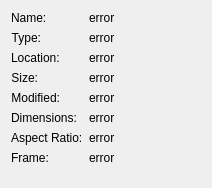
<?xml version="1.0" encoding="UTF-8"?>
<ui version="4.0">
 <class>QVInfoDialog</class>
 <widget class="QDialog" name="QVInfoDialog">
  <property name="geometry">
   <rect>
    <x>0</x>
    <y>0</y>
    <width>212</width>
    <height>188</height>
   </rect>
  </property>
  <property name="sizePolicy">
   <sizepolicy hsizetype="Fixed" vsizetype="Fixed">
    <horstretch>0</horstretch>
    <verstretch>0</verstretch>
   </sizepolicy>
  </property>
  <property name="windowTitle">
   <string>File Info</string>
  </property>
  <layout class="QFormLayout" name="formLayout">
   <item row="0" column="0">
    <widget class="QLabel" name="label">
     <property name="text">
      <string>Name:</string>
     </property>
    </widget>
   </item>
   <item row="0" column="1">
    <widget class="QLabel" name="nameLabel">
     <property name="cursor">
      <cursorShape>IBeamCursor</cursorShape>
     </property>
     <property name="text">
      <string>error</string>
     </property>
     <property name="textInteractionFlags">
      <set>Qt::TextSelectableByMouse</set>
     </property>
    </widget>
   </item>
   <item row="1" column="0">
    <widget class="QLabel" name="label1">
     <property name="sizePolicy">
      <sizepolicy hsizetype="Preferred" vsizetype="Maximum">
       <horstretch>0</horstretch>
       <verstretch>0</verstretch>
      </sizepolicy>
     </property>
     <property name="text">
      <string>Type:</string>
     </property>
     <property name="alignment">
      <set>Qt::AlignRight|Qt::AlignTrailing|Qt::AlignVCenter</set>
     </property>
    </widget>
   </item>
   <item row="1" column="1">
    <widget class="QLabel" name="typeLabel">
     <property name="cursor">
      <cursorShape>IBeamCursor</cursorShape>
     </property>
     <property name="text">
      <string>error</string>
     </property>
     <property name="textInteractionFlags">
      <set>Qt::TextSelectableByMouse</set>
     </property>
    </widget>
   </item>
   <item row="2" column="0">
    <widget class="QLabel" name="label_4">
     <property name="text">
      <string>Location:</string>
     </property>
    </widget>
   </item>
   <item row="2" column="1">
    <widget class="QLabel" name="locationLabel">
     <property name="cursor">
      <cursorShape>IBeamCursor</cursorShape>
     </property>
     <property name="text">
      <string>error</string>
     </property>
     <property name="textInteractionFlags">
      <set>Qt::TextSelectableByMouse</set>
     </property>
    </widget>
   </item>
   <item row="3" column="0">
    <widget class="QLabel" name="label2">
     <property name="sizePolicy">
      <sizepolicy hsizetype="Preferred" vsizetype="Maximum">
       <horstretch>0</horstretch>
       <verstretch>0</verstretch>
      </sizepolicy>
     </property>
     <property name="text">
      <string>Size:</string>
     </property>
     <property name="alignment">
      <set>Qt::AlignRight|Qt::AlignTrailing|Qt::AlignVCenter</set>
     </property>
    </widget>
   </item>
   <item row="3" column="1">
    <widget class="QLabel" name="sizeLabel">
     <property name="cursor">
      <cursorShape>IBeamCursor</cursorShape>
     </property>
     <property name="text">
      <string>error</string>
     </property>
     <property name="textInteractionFlags">
      <set>Qt::TextSelectableByMouse</set>
     </property>
    </widget>
   </item>
   <item row="4" column="0">
    <widget class="QLabel" name="label3">
     <property name="sizePolicy">
      <sizepolicy hsizetype="Preferred" vsizetype="Maximum">
       <horstretch>0</horstretch>
       <verstretch>0</verstretch>
      </sizepolicy>
     </property>
     <property name="text">
      <string>Modified:</string>
     </property>
     <property name="alignment">
      <set>Qt::AlignRight|Qt::AlignTrailing|Qt::AlignVCenter</set>
     </property>
    </widget>
   </item>
   <item row="4" column="1">
    <widget class="QLabel" name="modifiedLabel">
     <property name="cursor">
      <cursorShape>IBeamCursor</cursorShape>
     </property>
     <property name="text">
      <string>error</string>
     </property>
     <property name="textInteractionFlags">
      <set>Qt::TextSelectableByMouse</set>
     </property>
    </widget>
   </item>
   <item row="5" column="0">
    <widget class="QLabel" name="label_2">
     <property name="text">
      <string>Dimensions:</string>
     </property>
    </widget>
   </item>
   <item row="5" column="1">
    <widget class="QLabel" name="dimensionsLabel">
     <property name="cursor">
      <cursorShape>IBeamCursor</cursorShape>
     </property>
     <property name="text">
      <string>error</string>
     </property>
     <property name="textInteractionFlags">
      <set>Qt::TextSelectableByMouse</set>
     </property>
    </widget>
   </item>
   <item row="6" column="0">
    <widget class="QLabel" name="label_3">
     <property name="text">
      <string>Aspect Ratio:</string>
     </property>
    </widget>
   </item>
   <item row="6" column="1">
    <widget class="QLabel" name="ratioLabel">
     <property name="cursor">
      <cursorShape>IBeamCursor</cursorShape>
     </property>
     <property name="text">
      <string>error</string>
     </property>
     <property name="textInteractionFlags">
      <set>Qt::TextSelectableByMouse</set>
     </property>
    </widget>
   </item>
   <item row="7" column="0">
    <widget class="QLabel" name="framesLabel2">
     <property name="text">
      <string>Frame:</string>
     </property>
    </widget>
   </item>
   <item row="7" column="1">
    <widget class="QLabel" name="framesLabel">
     <property name="cursor">
      <cursorShape>IBeamCursor</cursorShape>
     </property>
     <property name="text">
      <string>error</string>
     </property>
     <property name="textInteractionFlags">
      <set>Qt::TextSelectableByMouse</set>
     </property>
    </widget>
   </item>
  </layout>
  <action name="actionRefresh">
   <property name="text">
    <string>Refresh</string>
   </property>
  </action>
 </widget>
 <resources/>
 <connections/>
</ui>
